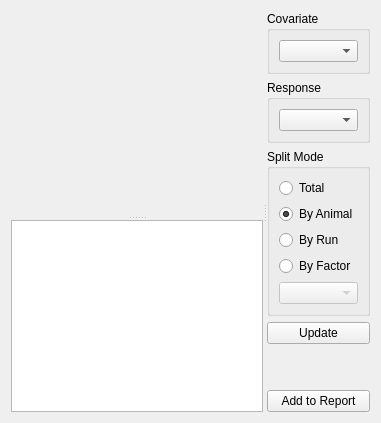
<?xml version="1.0" encoding="UTF-8"?>
<ui version="4.0">
 <author>Anton Rau</author>
 <class>RegressionWidget</class>
 <widget class="QWidget" name="RegressionWidget">
  <layout class="QVBoxLayout" name="verticalLayout">
   <item>
    <widget class="QSplitter" name="splitterHorizontal">
     <property name="orientation">
      <enum>Qt::Orientation::Horizontal</enum>
     </property>
     <widget class="QSplitter" name="splitterVertical">
      <property name="sizePolicy">
       <sizepolicy hsizetype="Expanding" vsizetype="Expanding">
        <horstretch>1</horstretch>
        <verstretch>0</verstretch>
       </sizepolicy>
      </property>
      <property name="orientation">
       <enum>Qt::Orientation::Vertical</enum>
      </property>
      <widget class="MplCanvas" name="canvas" native="true">
       <property name="sizePolicy">
        <sizepolicy hsizetype="Preferred" vsizetype="Preferred">
         <horstretch>0</horstretch>
         <verstretch>1</verstretch>
        </sizepolicy>
       </property>
      </widget>
      <widget class="QTextEdit" name="textEdit">
       <property name="undoRedoEnabled">
        <bool>false</bool>
       </property>
       <property name="readOnly">
        <bool>true</bool>
       </property>
      </widget>
     </widget>
     <widget class="QWidget" name="widgetSettings" native="true">
      <layout class="QVBoxLayout" name="verticalLayout_2">
       <item>
        <widget class="QGroupBox" name="groupBoxCovariate">
         <property name="title">
          <string>Covariate</string>
         </property>
         <layout class="QVBoxLayout" name="verticalLayout_4">
          <item>
           <widget class="VariableSelector" name="variableSelectorCovariate"/>
          </item>
         </layout>
        </widget>
       </item>
       <item>
        <widget class="QGroupBox" name="groupBoxResponse">
         <property name="title">
          <string>Response</string>
         </property>
         <layout class="QVBoxLayout" name="verticalLayout_5">
          <item>
           <widget class="VariableSelector" name="variableSelectorResponse"/>
          </item>
         </layout>
        </widget>
       </item>
       <item>
        <widget class="QGroupBox" name="groupBoxSplitMode">
         <property name="title">
          <string>Split Mode</string>
         </property>
         <layout class="QVBoxLayout" name="verticalLayout_7">
          <item>
           <widget class="QRadioButton" name="radioButtonSplitTotal">
            <property name="text">
             <string>Total</string>
            </property>
           </widget>
          </item>
          <item>
           <widget class="QRadioButton" name="radioButtonSplitByAnimal">
            <property name="text">
             <string>By Animal</string>
            </property>
            <property name="checked">
             <bool>true</bool>
            </property>
           </widget>
          </item>
          <item>
           <widget class="QRadioButton" name="radioButtonSplitByRun">
            <property name="text">
             <string>By Run</string>
            </property>
           </widget>
          </item>
          <item>
           <widget class="QRadioButton" name="radioButtonSplitByFactor">
            <property name="text">
             <string>By Factor</string>
            </property>
           </widget>
          </item>
          <item>
           <widget class="FactorSelector" name="factorSelector">
            <property name="enabled">
             <bool>false</bool>
            </property>
           </widget>
          </item>
         </layout>
        </widget>
       </item>
       <item>
        <widget class="QPushButton" name="pushButtonUpdate">
         <property name="text">
          <string>Update</string>
         </property>
        </widget>
       </item>
       <item>
        <spacer name="verticalSpacer">
         <property name="orientation">
          <enum>Qt::Orientation::Vertical</enum>
         </property>
         <property name="sizeHint" stdset="0">
          <size>
           <width>20</width>
           <height>40</height>
          </size>
         </property>
        </spacer>
       </item>
       <item>
        <widget class="QPushButton" name="pushButtonAddReport">
         <property name="text">
          <string>Add to Report</string>
         </property>
        </widget>
       </item>
      </layout>
     </widget>
    </widget>
   </item>
  </layout>
 </widget>
 <customwidgets>
  <customwidget>
   <class>MplCanvas</class>
   <extends>QWidget</extends>
   <header>tse_analytics.views.misc.MplCanvas</header>
   <container>1</container>
  </customwidget>
  <customwidget>
   <class>VariableSelector</class>
   <extends>QComboBox</extends>
   <header>tse_analytics.views.misc.variable_selector</header>
  </customwidget>
  <customwidget>
   <class>FactorSelector</class>
   <extends>QComboBox</extends>
   <header>tse_analytics.views.misc.factor_selector</header>
  </customwidget>
 </customwidgets>
 <resources>
  <include location="../../../../resources/resources.qrc"/>
 </resources>
 <connections/>
</ui>
